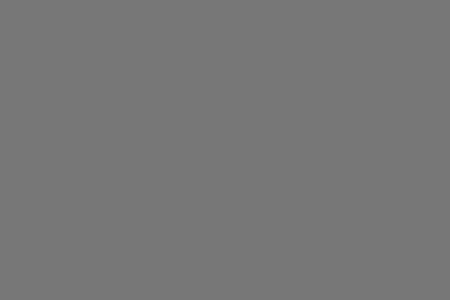
Frame 1 (no input)
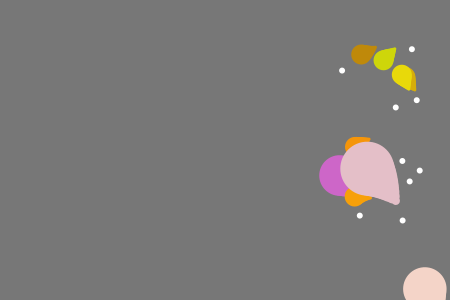
Frame 60 (the mouse pressed at the canvas centre just before this capture)
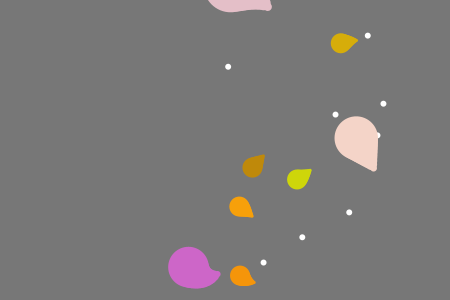
Frame 120 (the mouse held since frame 60 and released just before this capture)

The Processing sketch that drew these frames (run headless with seeded random() and noise(); from frame 60 on, the mouse is pressed at the canvas centre):

// Processing sketch: processing_122193
// ── processing_122193.pde

int popul = 10;
Fish[] fishes    = new Fish[popul];
Plankton[] plank = new Plankton[popul];
float[] fsegs    = new float[10];

float ymin, ymax;
float plank_size = 6;
float fish_size  = 20;

void setup() {
    size(450, 300);
    noStroke();
    smooth();

    ymin = -height/2;
    ymax = height*2;

    // precalc fish segment sizes
    // a fish has 10 segments
    for (int i=0; i < 10; i++)
        fsegs[i] = map(i, 0, 9, fish_size, 1);

    // create objects
    for (int i=0; i < popul; i++) {
        plank[i] = new Plankton();
        fishes[i] = new Fish();
    }
}


void draw() {
    background(#777777);
    for (int i=0; i < popul; i++) {
        plank[i].go();
        fishes[i].go();
    }
}


class Fish {

    float x, y, vx, vy, y2=random(1000); // main movement
    float[] xseg = new float[10]; // segments x coords
    float[] yseg = new float[10]; // segments y coords
    float scale;
    float left_wrap;   // if (x < left_wrap) reset()
    int clr;           // color

    Fish() {
        reset();
    }

    void go() {
        // "sinewave"
        y = ymin + noise(y2+=vy) * ymax;
        x -= vx;

        // (x,y) drags segment [0],
        // segment [i] drags [i+1] and so on
        if (x > left_wrap) {
            xseg[0] = x;
            yseg[0] = y;
            fill(clr);
            for (int i=0; i < 9; i++) {
                ellipse(xseg[i], yseg[i], fsegs[i]*scale, fsegs[i]*scale);
                float t = atan2(yseg[i]-yseg[i+1], xseg[i]-xseg[i+1]);
                xseg[i+1] = xseg[i]-cos(t)*2*scale;
                yseg[i+1] = yseg[i]-sin(t)*2*scale;
            }
        }
        // wrap
        else reset();
    }

    void reset() {
        if (random(100) > 10) {
            // normal fish
            scale = 1;               // normal scale
            x = width+fish_size;     // initial x pos
            left_wrap = -fish_size;
            // random color
            clr = 0xFF000000
                | (int) random(190,255)<<16
                | (int)random(100,255)<<8
                | 10;
        }
        else {
            // big fish
            scale = random(2, 3);     // scale up
            x = width+(fish_size*scale);
            left_wrap = -fish_size*scale;
            // random color
            clr = 0xFF000000
                | (int)random(190,255)<<16
                | (int)random(100,255)<<8
                | 200;
        }

        vx = random(1, 3); // x "velocity"
        vy = vx*0.003;     // y "velocity"
    }
}


class Plankton {

    float x, y, vx, vy, y2=random(1000);

    Plankton() {
        reset();
    }

    void go() {
        x -= vx;
        y = ymin + noise(y2+=vy) * ymax;
        if (x > -plank_size) {
            fill(#FFFFFF);
            ellipse(x, y, plank_size, plank_size);
        } else reset();
    }

    void reset() {
        vx = random(0.5, 2);
        vy = vx*0.003;
        x = width+plank_size;
    }
}
